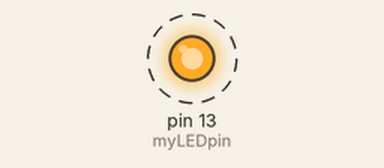
Bench run of a sketch on a simulated Arduino Uno, built with avr-gcc and run on an emulated ATmega328P. On the bench: output pins drawn as LEDs (lit = HIGH). Dashed ring = blinking.

Above: at 0.5 s.
Timing chart, 0 to 4.6 s (numbered marks = the images above):
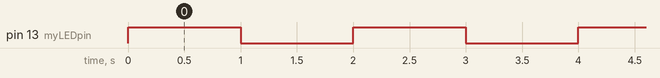

The sketch:

LED_blinking.ino
```cpp
int myLEDpin = 13;

void setup() {
  // put your setup code here, to run once:
  pinMode(13,OUTPUT);
}

void loop() {
  // put your main code here, to run repeatedly:
  digitalWrite(myLEDpin, HIGH);
  delay(1000);
  digitalWrite(myLEDpin, LOW);
  delay(1000);
}
```

Measured:
- by itself, pin 13 (myLEDpin): alternates HIGH for 1.0 s and LOW for 1.0 s
